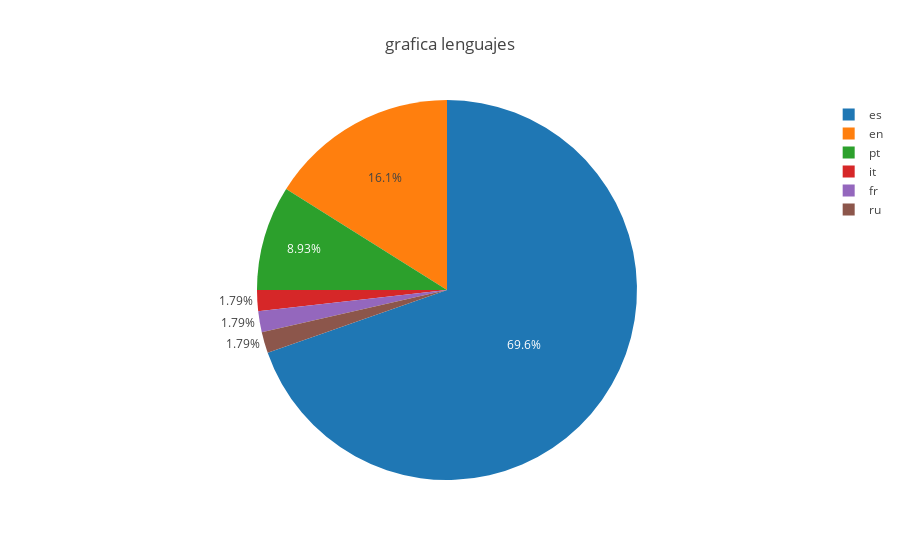

Notebook code cell kept with this figure:
### Code cell
labels = df_languages['languages'].value_counts().keys().tolist()
values = df_languages['languages'].value_counts().tolist()
grafica_plotly(labels, values, 'grafica lenguajes')

### Figure 1 — Plotly figure (JSON) as saved in the notebook; plotly's stock layout.template omitted (floating-point values rounded to 4 significant figures)
{"data": [{"labels": ["es", "en", "pt", "it", "fr", "ru"], "type": "pie", "values": [39, 9, 5, 1, 1, 1]}], "layout": {"title": "grafica lenguajes"}}
